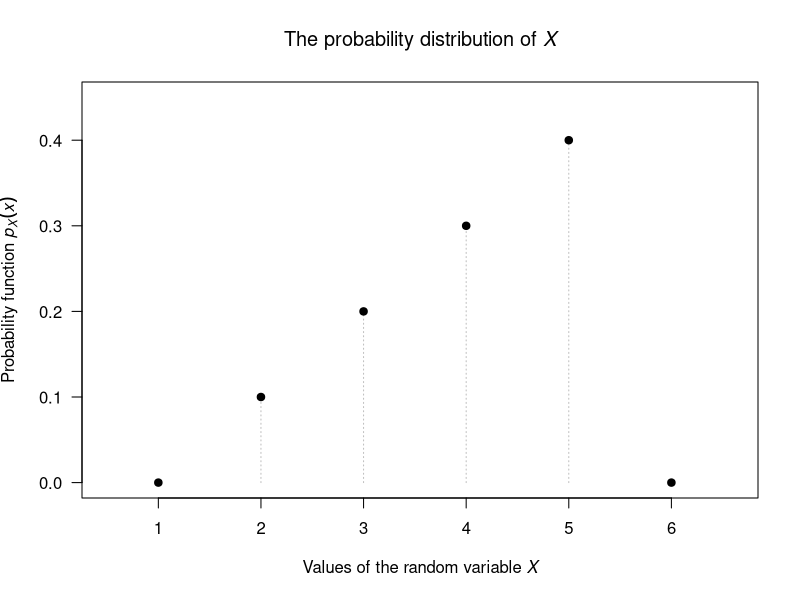

Recreate this plot in R.


plot( x = 1:6,                           # The values for which PMF > 0
      y = c(0, 0.1, 0.2, 0.3, 0.4, 0),   # The values of f(y)
      xlim = c(0.5, 6.6), ylim = c(0, 0.45),
      type = "h",             # type = "h": vertical lines
      lty = 3,                # lty = 3: Dotted lines 
      las = 1,                # las = 1: Axis labels horizontal 
      col = "grey",           # Use the colour grey
      main = expression(      # Using expression() is slight fancy...
        paste( "The probability distribution of ", italic(X)) 
        ),
      xlab = expression( 
        paste("Values of the random variable ", italic(X)) 
        ),
      ylab = expression( 
        paste( "Probability function ", italic(p)[italic(X)](italic(x)) )
      )
)
points( x = 1:6,  ### Adds the points on top of the vertical lines
        y = c(0, 0.1, 0.2, 0.3, 0.4, 0),
        pch = 19)
